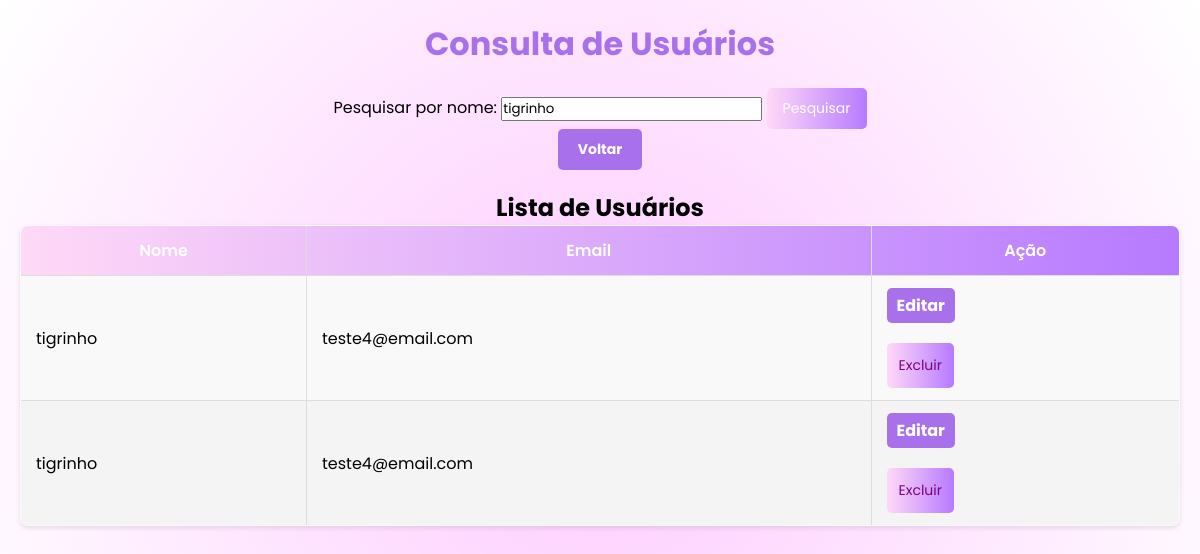
The page /consulta_usuarios.php?pesquisa=tigrinho (signed in) on the database its author committed.
### tables this page shows
CREATE TABLE `usuarios` (
  `id` int(11) NOT NULL,
  `nome` varchar(100) NOT NULL,
  `email` varchar(100) NOT NULL,
  `senha` varchar(255) NOT NULL,
  `pergunta1` varchar(255) DEFAULT NULL,
  `resposta1` varchar(255) DEFAULT NULL,
  `resposta2` varchar(255) DEFAULT NULL,
  `pergunta2` varchar(255) DEFAULT NULL,
  `pergunta3` varchar(255) DEFAULT NULL,
  `resposta3` varchar(255) DEFAULT NULL,
  `data_nascimento` date NOT NULL,
  `sexo` varchar(255) DEFAULT NULL,
  `nome_materno` varchar(255) DEFAULT NULL,
  `cpf` int(11) DEFAULT NULL,
  `telefone_celular` int(11) DEFAULT NULL,
  `telefone_fixo` int(11) DEFAULT NULL,
  `cep` int(11) DEFAULT NULL,
  `endereco_completo` varchar(255) DEFAULT NULL,
  `login` varchar(100) DEFAULT NULL,
  `tipo_usuario` enum('master','comum') DEFAULT 'comum'
);

### consulta_usuarios.php (the view, shortened to what this page needs)
<?php
require 'db.php';
$pesquisa = isset($_GET['pesquisa']) ? $_GET['pesquisa'] : '';
$sql = "SELECT id, nome, email FROM usuarios WHERE tipo_usuario = 'comum' AND nome LIKE :pesquisa";
$stmt = $pdo->prepare($sql);
$stmt->execute(['pesquisa' => '%' . $pesquisa . '%']);
$usuarios = $stmt->fetchAll(PDO::FETCH_ASSOC);
?>
<!DOCTYPE html>
<html lang="pt-br">
<head>
    <link rel="stylesheet" href="consulta_produtos.css">
</head>
<body>
    <h1>Consulta de Usuários</h1>
    <form method="GET">
        <label for="pesquisa">Pesquisar por nome:</label>
        <input type="text" id="pesquisa" name="pesquisa" value="<?= htmlspecialchars($pesquisa) ?>">
        <button type="submit">Pesquisar</button>
    </form>
    <div class="button-container">
    <a href="index.php" class="btn-back">Voltar</a>
    </div>
    <h2>Lista de Usuários</h2>
    <?php if ($usuarios): ?>
        <table border="1">
            <thead>
                <tr>
                    <th>Nome</th>
                    <th>Email</th>
                    <th>Ação</th>
                </tr>
            </thead>
            <tbody>
    <?php foreach ($usuarios as $usuario): ?>
        <tr>
            <td><?= htmlspecialchars($usuario['nome']) ?></td>
            <td><?= htmlspecialchars($usuario['email']) ?></td>
            <td>
                <a href="editar_usuario.php?id=<?= $usuario['id']; ?>" >Editar</a>
                <form method="POST" action="excluir_usuario.php" onsubmit="return confirm('Tem certeza que deseja excluir este usuário?');">
                    <button style="color: purple; background-color: red; padding: 12px;" type="submit">Excluir</button>
                </form>
            </td>
        </tr>
    <?php endforeach; ?>
</tbody>
        </table>
    <?php else: ?>
        <p>Nenhum usuário encontrado.</p>
    <?php endif; ?>
</body>
</html>

### consulta_produtos.css (style rules this page uses)
* { font-family: 'Poppins', sans-serif; margin: 0; padding: 0; box-sizing: border-box; }
body { transition: background-color 0.5s, color 0.5s; background: rgb(254,213,255); background: radial-gradient(circle, rgba(254,213,255,1) 18%, rgba(255,255,255,1) 100%); color: black; display: flex; flex-direction: column; justify-content: flex-start; align-items: center; min-height: 100vh; margin: 0; padding: 20px; }
h1 { text-align: center; color: #a870eb; font-weight: bold; }
table { width: 100%; border-collapse: collapse; text-align: left; background-color: #f9f9f9; border-radius: 8px; overflow: hidden; box-shadow: 0 2px 5px rgba(0, 0, 0, 0.1); }
table thead { background: rgb(255, 217, 247); background: linear-gradient(90deg, rgba(255, 217, 247, 1) 0%, rgba(182, 122, 255, 1) 100%); color: white; }
table th, table td { padding: 12px 15px; border: 1px solid #ddd; }
table th { text-align: center; font-weight: 600; }
table tbody tr:nth-child(even) { background-color: #f4f4f4; }
.btn-back { display: inline-block; margin-bottom: 20px; padding: 10px 20px; border: none; border-radius: 5px; background: rgb(168, 113, 235); color: white; text-decoration: none; font-size: 14px; text-align: center; transition: transform 0.3s, background-color 0.3s; }
button { padding: 10px 16px; border-radius: 5px; border: none; cursor: pointer; font-size: 14px; color: white; background: rgb(255, 217, 247); background: linear-gradient(90deg, rgba(255, 217, 247, 1) 0%, rgba(182, 122, 255, 1) 100%); transition: transform 0.3s, background-color 0.3s; display: inline-block; margin-top: 20px; }
a { color: rgb(168,113,235); text-decoration: none; font-weight: bold; }
td a { padding: 5px 10px; background-color: rgb(168,113,235); color: white; border-radius: 5px; text-align: center; display: inline-block; transition: background-color 0.3s; }

### rows shown on the page
usuarios: nome "tigrinho", email "teste4@email.com"
usuarios: nome "tigrinho", email "teste4@email.com"
